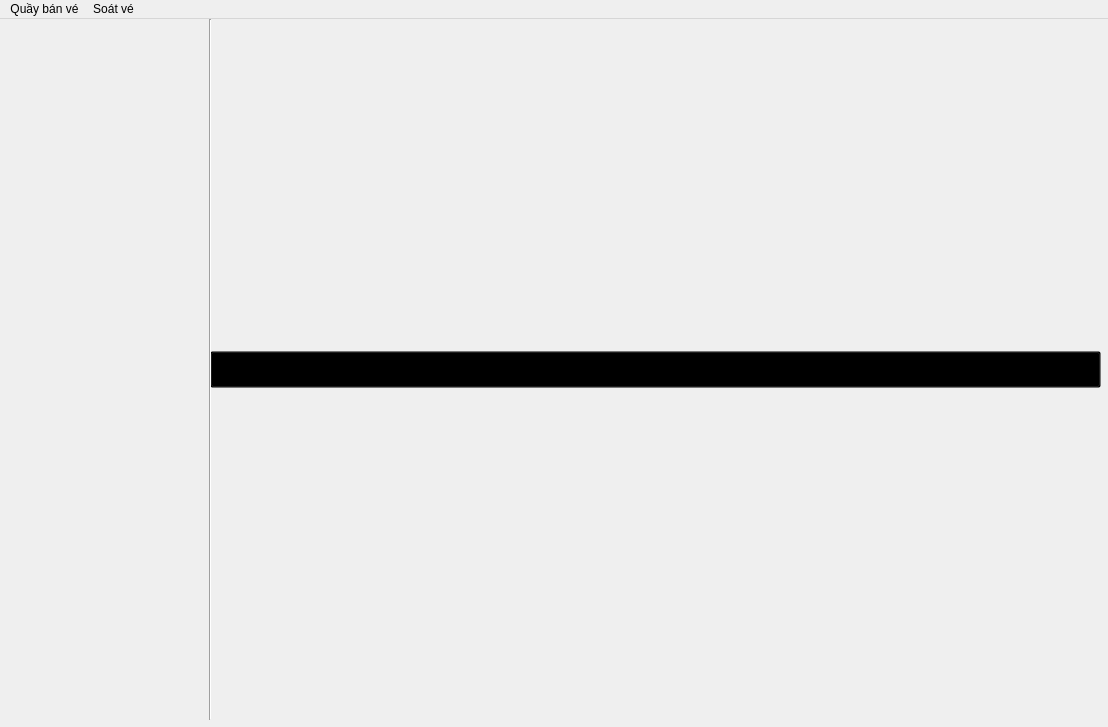
<?xml version="1.0" encoding="UTF-8"?>
<ui version="4.0">
 <class>Buy_Ticket</class>
 <widget class="QMainWindow" name="Buy_Ticket">
  <property name="geometry">
   <rect>
    <x>0</x>
    <y>0</y>
    <width>1108</width>
    <height>727</height>
   </rect>
  </property>
  <property name="windowTitle">
   <string>Buy Ticket</string>
  </property>
  <widget class="QWidget" name="centralwidget">
   <widget class="QWidget" name="verticalLayoutWidget">
    <property name="geometry">
     <rect>
      <x>0</x>
      <y>0</y>
      <width>201</width>
      <height>701</height>
     </rect>
    </property>
    <layout class="QVBoxLayout" name="layoutLogin"/>
   </widget>
   <widget class="QWidget" name="verticalLayoutWidget_2">
    <property name="geometry">
     <rect>
      <x>210</x>
      <y>0</y>
      <width>891</width>
      <height>701</height>
     </rect>
    </property>
    <layout class="QVBoxLayout" name="layoutWorking">
     <item>
      <widget class="QPushButton" name="btnRequireLogin">
       <property name="styleSheet">
        <string notr="true">font-size: 25px;  background: transparent;</string>
       </property>
       <property name="text">
        <string>Đăng nhập để sử dụng</string>
       </property>
      </widget>
     </item>
    </layout>
   </widget>
   <widget class="Line" name="line">
    <property name="geometry">
     <rect>
      <x>200</x>
      <y>0</y>
      <width>20</width>
      <height>701</height>
     </rect>
    </property>
    <property name="orientation">
     <enum>Qt::Vertical</enum>
    </property>
   </widget>
  </widget>
  <widget class="QMenuBar" name="menuBar">
   <property name="geometry">
    <rect>
     <x>0</x>
     <y>0</y>
     <width>1108</width>
     <height>26</height>
    </rect>
   </property>
   <widget class="QMenu" name="buy_ticket">
    <property name="title">
     <string>Quầy bán vé</string>
    </property>
   </widget>
   <widget class="QMenu" name="checkin">
    <property name="title">
     <string>Soát vé</string>
    </property>
   </widget>
   <addaction name="buy_ticket"/>
   <addaction name="checkin"/>
  </widget>
 </widget>
 <resources/>
 <connections/>
</ui>
